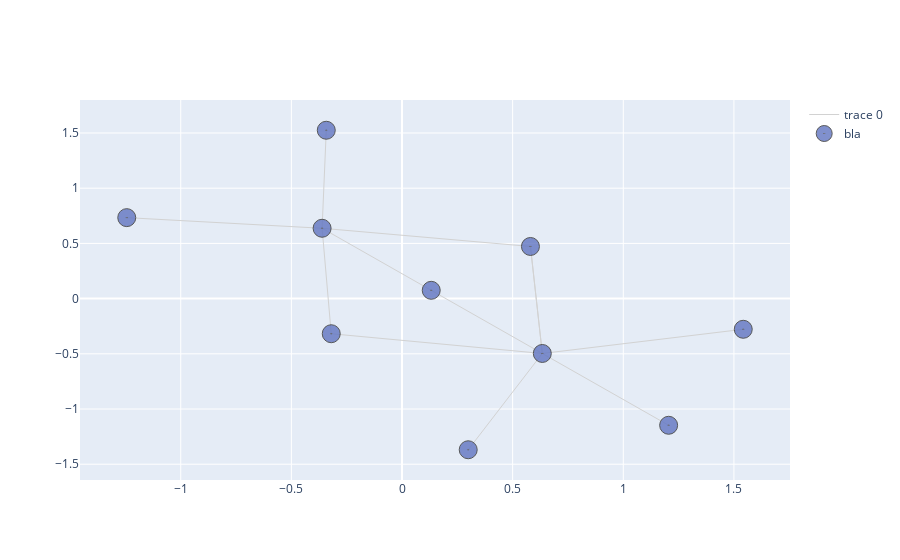

Write notebook code for a chart like this one.
### Code cell
fig = go.Figure()
fig.add_trace(go.Scatter(x=Xe,
                   y=Ye,
                   mode='lines',
                   line=dict(color='rgb(210,210,210)', width=1),
                   hoverinfo='none'
                   ))
fig.add_trace(go.Scatter(y=Yn,
                  x=Xn,
                  mode='markers',
                  name='bla',
                  marker=dict(symbol='circle-dot',
                                size=18,
                                color='#6175c1',    #'#DB4551',
                                line=dict(color='rgb(50,50,50)', width=1)
                                ),
                  text=labels,
                  hoverinfo='text',
                  opacity=0.8
                  ))
fig.show()

### Figure 1 — Plotly figure (JSON) as saved in the notebook; plotly's stock layout.template omitted (floating-point values rounded to 4 significant figures)
{"data": [{"hoverinfo": "none", "line": {"color": "rgb(210,210,210)", "width": 1}, "mode": "lines", "type": "scatter", "x": [0.1321, -0.3612, null, 0.1321, 0.6341, null, -0.3612, 0.5804, null, -0.3423, -0.3612, null, -0.3612, -0.3199, null, -1.244, -0.3612, null, 1.205, 0.6341, null, 1.542, 0.6341, null, 0.5804, 0.6341, null, 0.2992, 0.6341, null, -0.3199, 0.6341, null, 0.5804, 0.6341, null], "y": [0.07506, 0.637, null, 0.07506, -0.4969, null, 0.637, 0.4722, null, 1.525, 0.637, null, 0.637, -0.318, null, 0.7334, 0.637, null, -1.147, -0.4969, null, -0.2779, -0.4969, null, 0.4722, -0.4969, null, -1.369, -0.4969, null, -0.318, -0.4969, null, 0.4722, -0.4969, null]}, {"hoverinfo": "text", "marker": {"color": "#6175c1", "line": {"color": "rgb(50,50,50)", "width": 1}, "size": 18, "symbol": "circle-dot"}, "mode": "markers", "name": "bla", "opacity": 0.8, "text": ["day", "night", "sunday", "rag", "saturday", "eat", "morning", "weekend", "evening", "hour"], "type": "scatter", "x": [0.1321, 1.205, -0.3423, 1.542, -1.244, -0.3612, -0.3199, 0.2992, 0.5804, 0.6341], "y": [0.07506, -1.147, 1.525, -0.2779, 0.7334, 0.637, -0.318, -1.369, 0.4722, -0.4969]}], "layout": {}}
